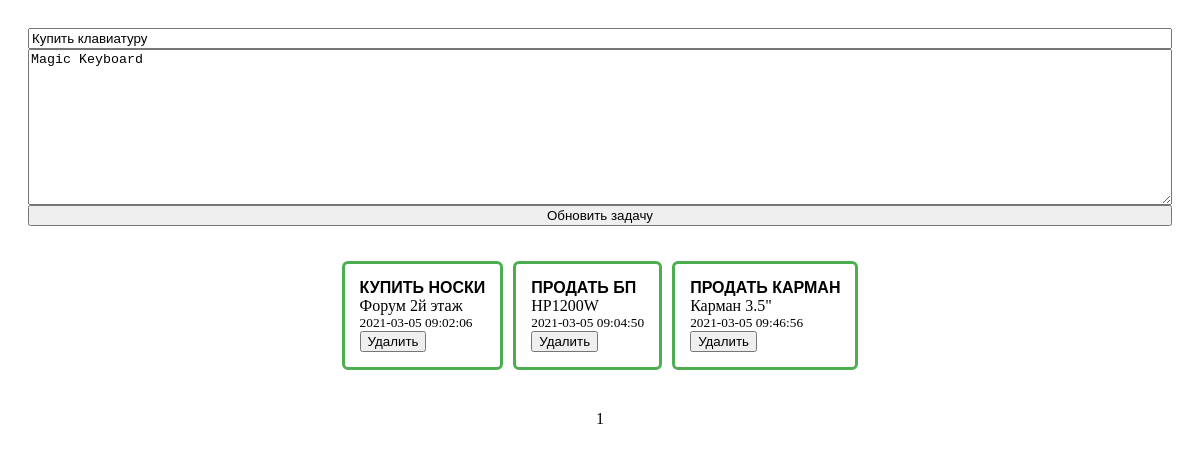
Page /?id=58 on the committed database.
### tables this page shows
CREATE TABLE `task_list` (
  `id` int(128) NOT NULL,
  `title` varchar(256) NOT NULL,
  `description` varchar(1024) NOT NULL,
  `create_date` datetime NOT NULL
);

### Connection.php (called while the page is built, shortened)
<?php
class Connection
{
    public PDO $pdo;
    public function __construct()
    {
        $this->pdo = new PDO('mysql:server=localhost; dbname=task_list', 'root');
        $this->pdo->setAttribute(PDO::ATTR_ERRMODE, PDO::ERRMODE_EXCEPTION);
    }
    public function getNotesPagination($start, $limit)
    {
        $statment = $this->pdo->prepare("SELECT SQL_CALC_FOUND_ROWS id, title, description, create_date FROM task_list LIMIT {$start}, {$limit}");
        $statment->execute();
        return $statment = $statment->fetchAll(PDO::FETCH_ASSOC);
    }
    public function getTotalPagesPagination($limit)
    {
        $total = $this->pdo->query("SELECT FOUND_ROWS() as total")->fetch()['total'];
        return $pages = ceil($total / $limit);
    }
    public function getNoteById($id): array
    {
        $statment = $this->pdo->prepare("SELECT * FROM task_list WHERE id = :id");
        $statment->bindValue('id', $id);
        $statment->execute();
        return $statment->fetch(PDO::FETCH_ASSOC);
    }
}
return new Connection();

### index.php (the view, shortened to what this page needs)
<?php
$connection = require_once './Connection.php';
$currentNote = [
    'id' => '',
    'title' => '',
    'description' => '',
];
if (isset($_GET['id'])) {
    $currentNote = $connection->getNoteById($_GET['id']);
}
$limit = '3';
$start = '';
if ($page = isset($_GET['page']) ? (int)$_GET['page'] : 1) {
    $start = ($page > 1) ? ($page * $limit) - $limit : 0;
}
$pages = $connection->getTotalPagesPagination($limit);
$tasks = $connection->getNotesPagination($start, $limit);
?>
<!doctype html>
<html lang="en" xmlns="http://www.w3.org/1999/html">
<head>
    <link rel="stylesheet" href="cssflex.css">
</head>
<body>
<div>
    <form class="new-task-list" action="save.php" method="post">
        <input type="text" name="title" placeholder="Задача" autocomplete="off"
               value="<?php echo $currentNote['title'] ?>">
        <textarea name="description" rows="10" placeholder="Описание"><?php echo $currentNote['description'] ?>
        </textarea>
        <button>
            <?php if ($currentNote['id']): ?>
                Обновить задачу
            <?php else: ?>
                Добавить задачу
            <?php endif; ?>
        </button>
    </form>
    <div class="tasks-added">
        <?php foreach ($tasks as $task): ?>
            <div class="task">
                <div class="title">
                    <a href="?id=<?php echo $task['id'] ?>"><?php echo $task['title']; ?></a>
                </div>
                <div class="description">
                    <?php echo $task['description'] ?>
                </div>
                <small><?php echo $task['create_date'] ?></small>
                <form action="delete.php" method="post">
                    <button class="close">Удалить</button>
                </form>
            </div>
        <?php endforeach; ?>
    </div>
    <div class="pagination">
        <?php for ($x = 1; $x <= $pages; $x++): ?>
            <a href="?page=<?php echo $x; ?>"><?php echo $x; ?></a>
        <?php endfor; ?>
    </div>
</body>
</html>

### cssflex.css (style rules this page uses)
.new-task-list { display: flex; flex-direction: column; margin-bottom: 10px; padding: 20px; }
.tasks-added { display: flex; flex-direction: row; justify-content: center; }
.task { display: flex; flex-direction: column; border-style: solid; border-radius: 6px; border-color: #4CAE50; padding: 15px; margin: 5px; }
.task .title a { margin-bottom: 10px; font-weight: bold; text-transform: uppercase; text-align: center; font-family: Arial; color: black; }
a:link { text-decoration: none; }
.pagination { height: 3em; display: flex; align-items: center; justify-content: center; margin: 20px; }
.pagination a { color: black; float: left; padding: 8px 16px; text-decoration: none; }

### rows in the picture
task_list: title "Купить клавиатуру", description "Magic Keyboard"
task_list: title "КУПИТЬ НОСКИ", description "Форум 2й этаж", create_date "2021-03-05 09:02:06"
task_list: title "ПРОДАТЬ БП", description "HP1200W", create_date "2021-03-05 09:04:50"
task_list: title "ПРОДАТЬ КАРМАН", description "Карман 3.5\"", create_date "2021-03-05 09:46:56"
